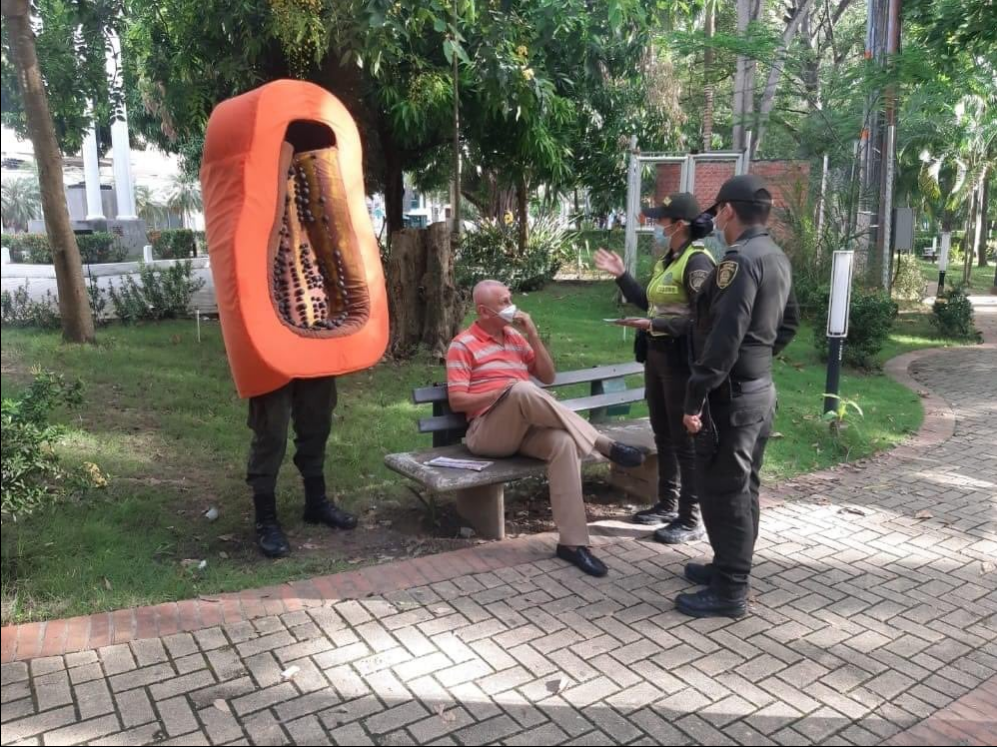
#> input picture image_processing/photos/papaya.png, 997 x 747 px
$ python images.py
#> lines starting #> are read from the running program, lines starting #| are printed output that depends on the picture
from PIL import Image, ImageFilter  # Python Image Library
# Also, check OpenCV

img = Image.open('./photos/papaya.png')
#> img is the input picture: PIL image 997x747 RGB; mean R, G, B 118.4, 115.1, 103.6

filtered_image = img.filter(ImageFilter.BLUR)
filtered_image.save('photos/papaya_filtered.png', 'png')

converted_image = img.convert('L')
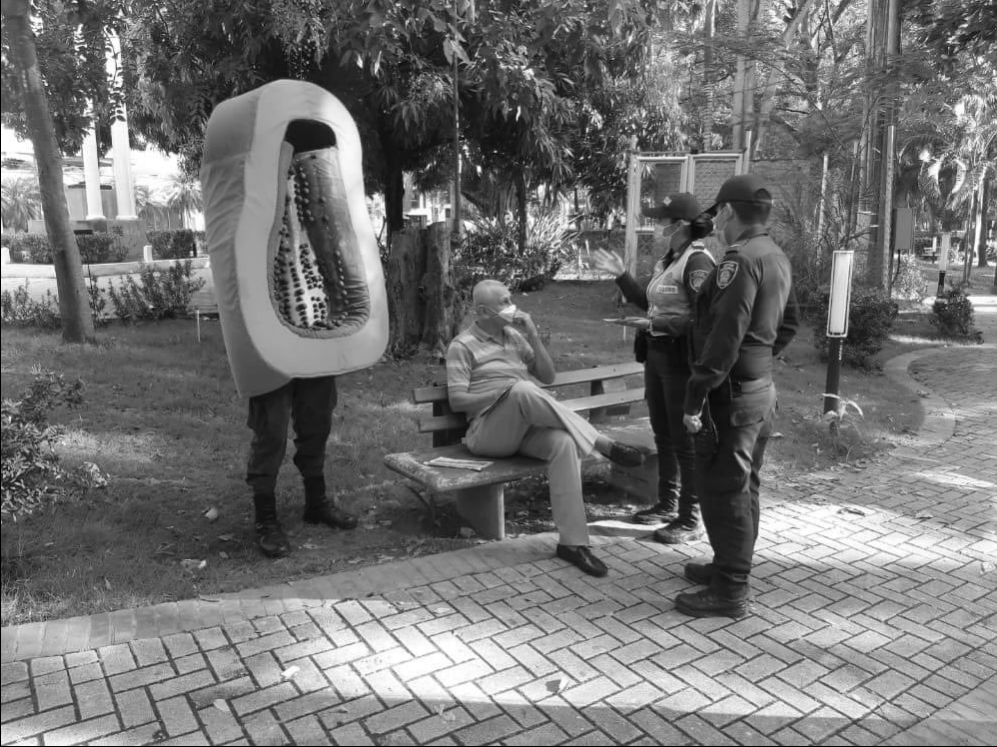
#> converted_image: PIL image 997x747 L; min 0, max 255, mean 114.8
converted_image.save('photos/papaya_converted.png', 'png')

rotated_image = img.rotate(90)
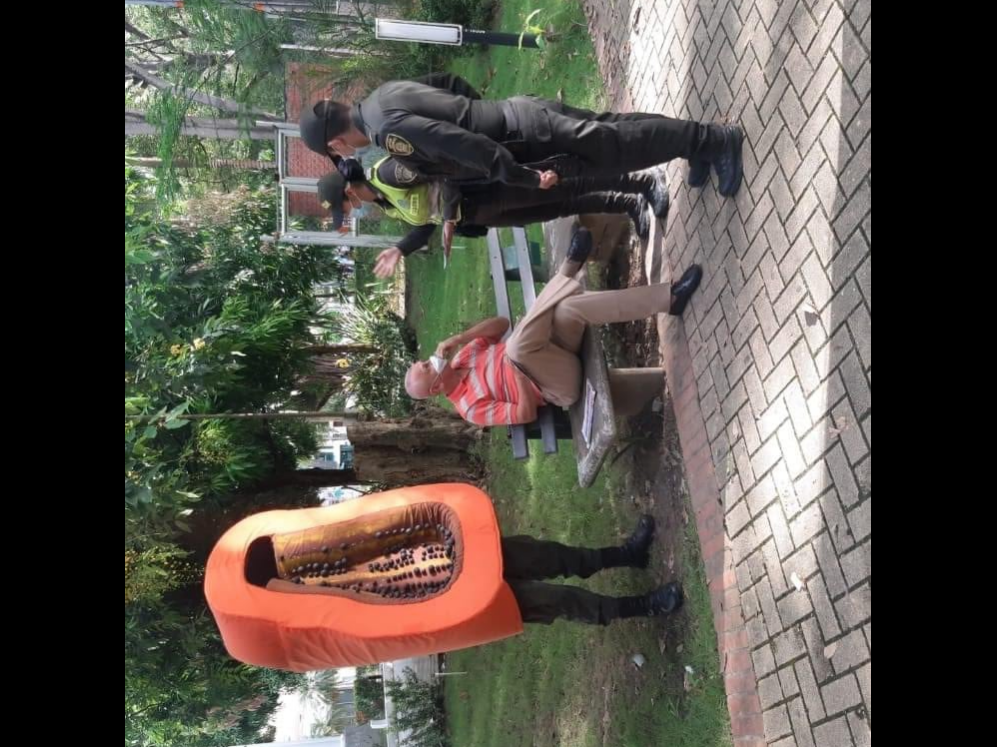
#> rotated_image: PIL image 997x747 RGB; mean R, G, B 86.6, 82.2, 74.1
rotated_image.save('photos/papaya_rotated.png', 'png')

resized_image = img.resize((200,200))
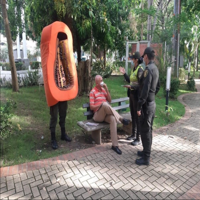
#> resized_image: PIL image 200x200 RGB; mean R, G, B 118.5, 115.2, 103.7
resized_image.save('photos/papaya_resized.png', 'png')

box = (100,100,400,400)
converted_image = img.convert('L')
region = converted_image.crop(box)
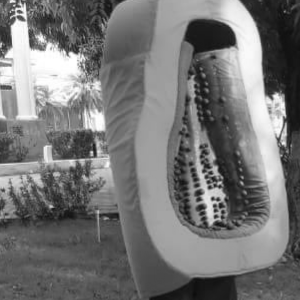
#> region: PIL image 300x300 L; min 12, max 255, mean 117.3
region.save('photos/papaya_cropped.png', 'png')


processed_image = img.filter(ImageFilter.BLUR)
processed_image = processed_image.convert('L')
processed_image = processed_image.rotate(90)
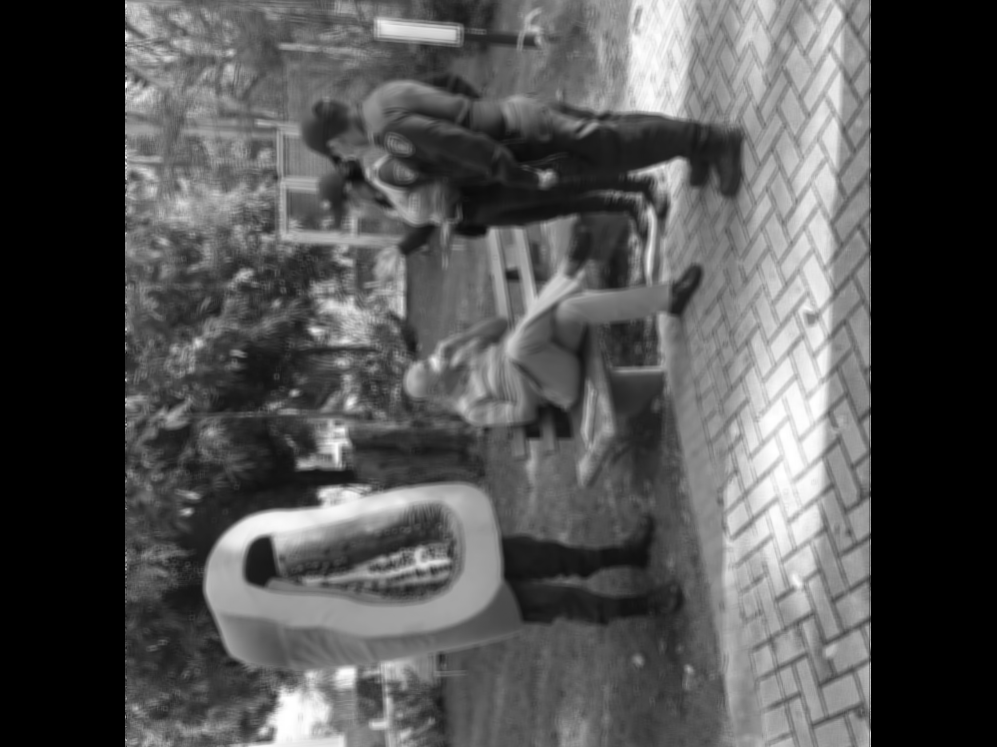
#> processed_image: PIL image 997x747 L; min 0, max 255, mean 82.6
processed_image = processed_image.resize((200,200))
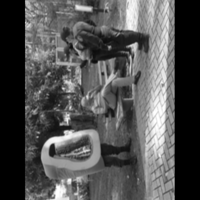
#> processed_image: PIL image 200x200 L; min 0, max 255, mean 82.6
processed_image.save('photos/papaya_processed.png', 'png')

img_2 = Image.open('./photos/beauty.jpg')
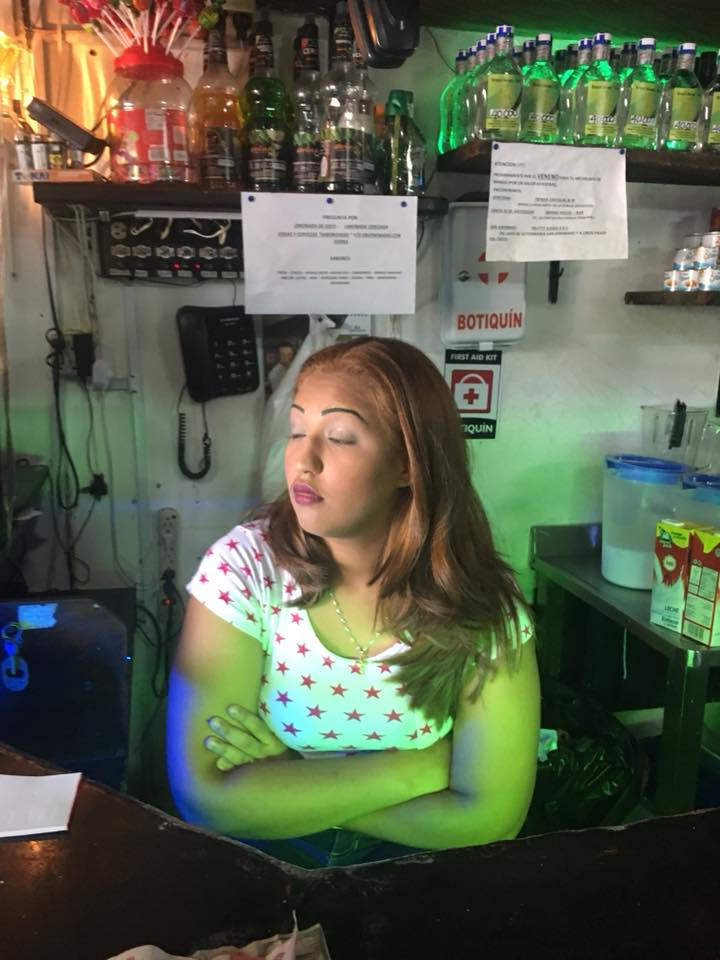
#> input picture image_processing/photos/beauty.jpg, 720 x 960 px
#> img_2 is the input picture: PIL image 720x960 RGB; mean R, G, B 89.8, 95.8, 76.5
img_2.thumbnail((400,400))  # keep the aspect ratio with the tuple as max values
#> img_2: PIL image 300x400 RGB
img_2.save('photos/beauty_thumbnail.png', 'png')
